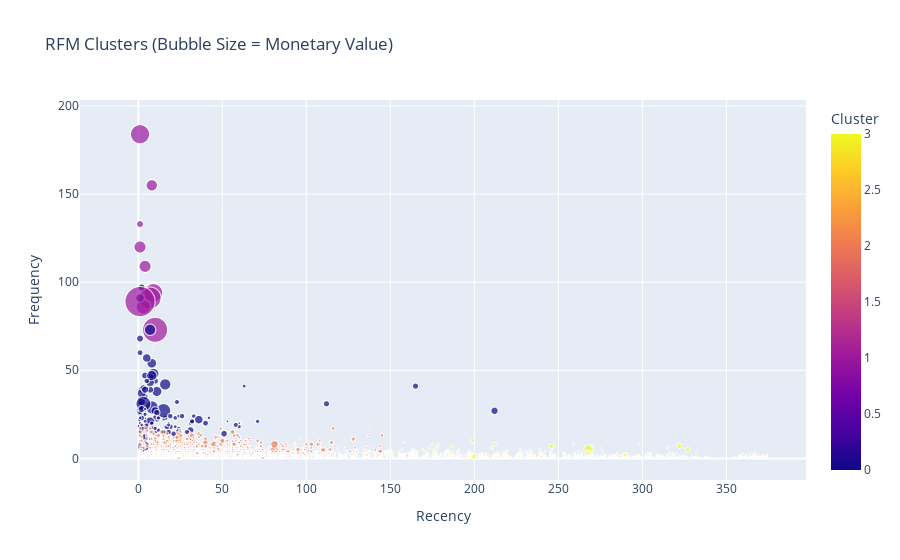

Notebook source saved alongside this figure:
### Code cell
# Bubble chart with cluster colors (to identify bulk buyers)
fig = px.scatter(
    rfm,
    x='Recency',
    y='Frequency',
    size='Monetary',
    color='Cluster',
    hover_name=rfm.index if 'Customer ID' not in rfm.columns else rfm['Customer ID'],
    title='RFM Clusters (Bubble Size = Monetary Value)',
    size_max=30
)
fig.show()

### Figure 1 — Plotly figure (JSON) as saved in the notebook; plotly's stock layout.template omitted (floating-point values rounded to 4 significant figures; data arrays with more than 128 entries replaced by an {"elided": "..."} marker saying what was removed)
{"data": [{"hovertemplate": "<b>%{hovertext}</b><br><br>Recency=%{x}<br>Frequency=%{y}<br>Monetary=%{marker.size}<br>Cluster=%{marker.color}<extra></extra>", "hovertext": {"elided": "4286 str values"}, "legendgroup": "", "marker": {"color": {"elided": "4286 int values"}, "coloraxis": "coloraxis", "size": {"elided": "4286 float values"}, "sizemode": "area", "sizeref": 388.0, "symbol": "circle"}, "mode": "markers", "name": "", "showlegend": false, "type": "scattergl", "x": {"elided": "4286 int values"}, "xaxis": "x", "y": {"elided": "4286 int values"}, "yaxis": "y"}], "layout": {"coloraxis": {"colorbar": {"title": {"text": "Cluster"}}, "colorscale": [[0, "#0d0887"], [0.1111, "#46039f"], [0.2222, "#7201a8"], [0.3333, "#9c179e"], [0.4444, "#bd3786"], [0.5556, "#d8576b"], [0.6667, "#ed7953"], [0.7778, "#fb9f3a"], [0.8889, "#fdca26"], [1, "#f0f921"]]}, "legend": {"itemsizing": "constant", "tracegroupgap": 0}, "title": {"text": "RFM Clusters (Bubble Size = Monetary Value)"}, "xaxis": {"anchor": "y", "domain": [0, 1], "title": {"text": "Recency"}}, "yaxis": {"anchor": "x", "domain": [0, 1], "title": {"text": "Frequency"}}}}
